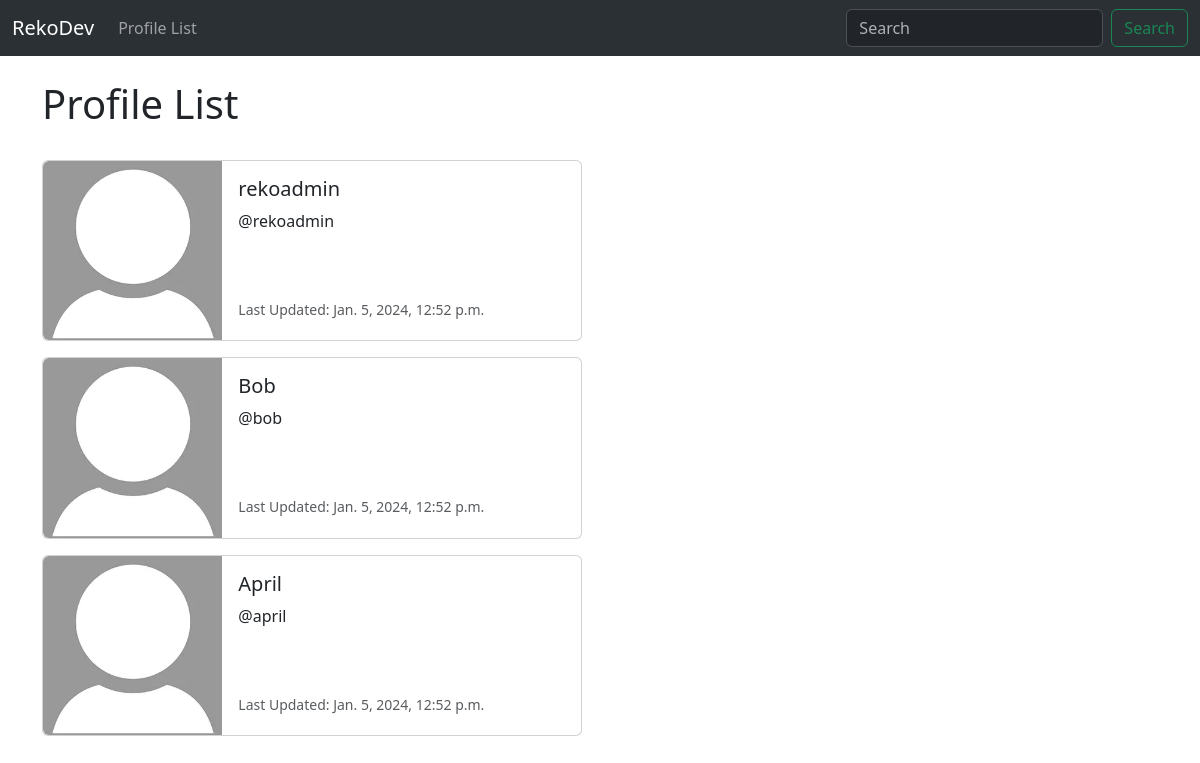
Page /profile_list (signed in) on the earlier database version.
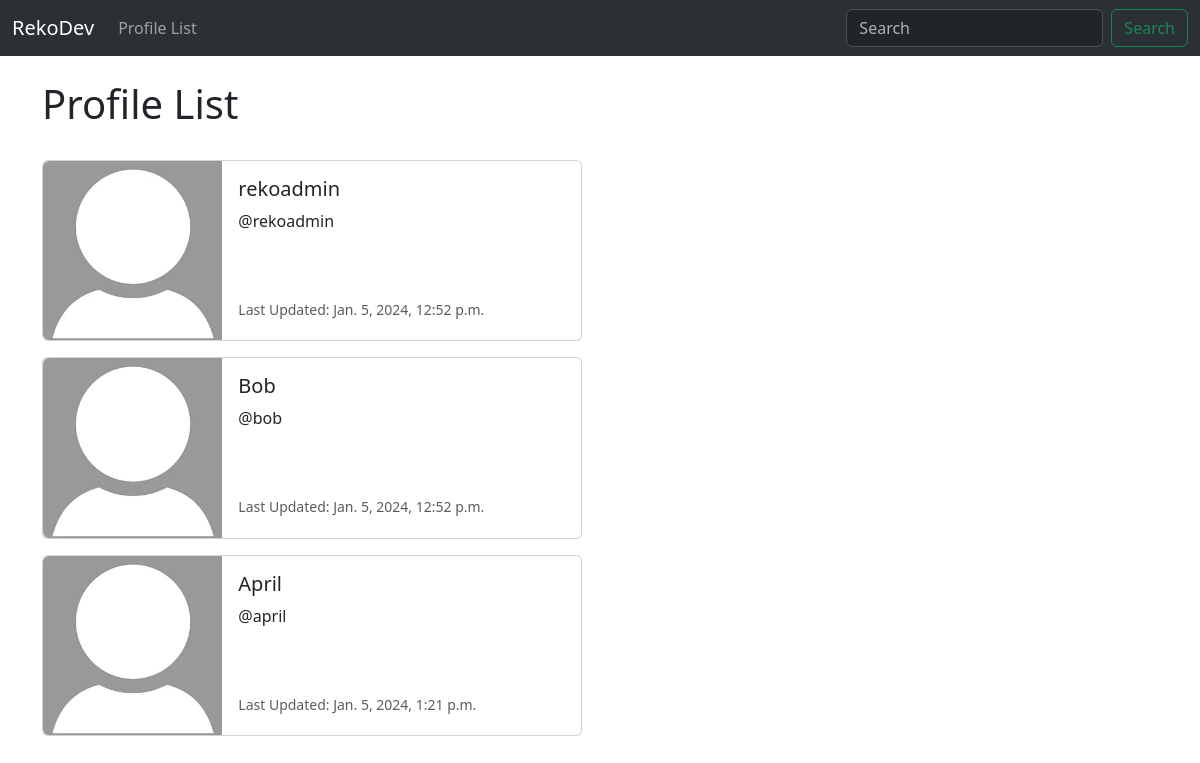
Same page on the later database version.
### reko/models.py (models this page shows, shortened)
class Profile(models.Model):
    user = models.OneToOneField(User, on_delete=models.CASCADE) # We'll associate one user to one profile, and if User gets deleted, delete "profile" too
    follows = models.ManyToManyField("self",
        related_name="followed_by", # Ppl who follows you
        symmetrical=False, # If you follow someone, that someone doesn't have to follow you, right?
        blank=True) # I mean it would be cool if you started following me... <3 see ya there boi / Yeah but you start following nothing...
    date_modified = models.DateTimeField(User, auto_now=True) # When was this profile last modified?

### reko/views.py (the view)
# urls.py: path('profile_list', views.profile_list, name="profile_list"),
def profile_list(request):
    if request.user.is_authenticated:
        profiles = Profile.objects.exclude(user=request.user)
        return render(request, 'profile_list.html', {"profiles": profiles})
    else:
        messages.success(request, ('You must to be logged in before trying to make new friends, dude!'))
        return redirect('home')

### reko/templates/profile_list.html
{% extends 'base.html' %}
{% load static %}
{% block content %}
<h1>Profile List</h1>
<br>
{% if profiles %}
    {% for profile in profiles %}
    <div class="card mb-3" style="max-width: 540px;">
        <div class="row g-0">
          <div class="col-md-4">
            <img src="{% static 'images/default-logo.webp' %}" class="img-fluid rounded-start" alt="Profile Image">
          </div>
          <div class="col-md-8">
            <div class="card-body">
              <h5 class="card-title">{{ profile.user.username }}</h5>
              <p class="card-text">@{{ profile.user.username|lower }}</p>
              <br><br>
              <p class="card-text"><small class="text-body-secondary">Last Updated: {{ profile.date_modified }}</small></p>
            </div>
          </div>
        </div>
      </div>
    {% endfor %}
{% endif %}
{% endblock %}

### reko/templates/base.html (shortened to what this page needs)
<!doctype html>
<html lang="en">
<head>
    <link href="https://cdn.jsdelivr.net/npm/bootstrap@5.3.2/dist/css/bootstrap.min.css" rel="stylesheet"
>
</head>
<body>
    {% include 'navbar.html' %}
    <br>
    <div class="container">
        {% block content %}
        {% endblock %}
    </div>
</body>
</html>

### reko/templates/navbar.html (shortened to what this page needs)
<nav class="navbar navbar-expand-lg bg-body-tertiary" data-bs-theme="dark">
    <div class="container-fluid">
      <a class="navbar-brand" href="{% url 'home' %}">RekoDev</a>
      <div class="collapse navbar-collapse" id="navbarSupportedContent">
        <ul class="navbar-nav me-auto mb-2 mb-lg-0 ">
          <li class="nav-item">
            <a class="nav-link" href="{% url 'profile_list' %}">Profile List</a>
          </li>
        </ul>
        <form class="d-flex" role="search">
          <input class="form-control me-2" type="search" placeholder="Search" aria-label="Search">
          <button class="btn btn-outline-success" type="submit">Search</button>
        </form>
      </div>
    </div>
  </nav>

Differences in the rows shown:
changed Profile "April": date_modified "Jan. 5, 2024, 12:52 p.m." → "Jan. 5, 2024, 1:21 p.m."
